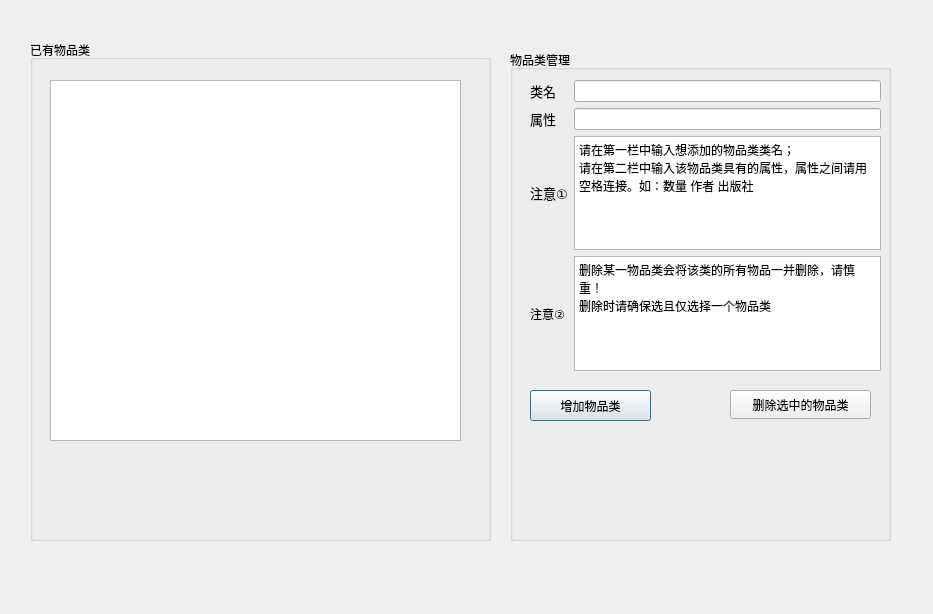
<?xml version="1.0" encoding="UTF-8"?>
<ui version="4.0">
 <class>ItemClassManage</class>
 <widget class="QDialog" name="ItemClassManage">
  <property name="geometry">
   <rect>
    <x>0</x>
    <y>0</y>
    <width>933</width>
    <height>614</height>
   </rect>
  </property>
  <property name="windowTitle">
   <string>Dialog</string>
  </property>
  <widget class="QGroupBox" name="groupBox">
   <property name="geometry">
    <rect>
     <x>30</x>
     <y>40</y>
     <width>461</width>
     <height>501</height>
    </rect>
   </property>
   <property name="title">
    <string>已有物品类</string>
   </property>
   <widget class="QTableWidget" name="classTable">
    <property name="geometry">
     <rect>
      <x>20</x>
      <y>40</y>
      <width>411</width>
      <height>361</height>
     </rect>
    </property>
   </widget>
  </widget>
  <widget class="QGroupBox" name="groupBox_2">
   <property name="geometry">
    <rect>
     <x>510</x>
     <y>50</y>
     <width>381</width>
     <height>491</height>
    </rect>
   </property>
   <property name="title">
    <string>物品类管理</string>
   </property>
   <widget class="QWidget" name="gridLayoutWidget">
    <property name="geometry">
     <rect>
      <x>20</x>
      <y>30</y>
      <width>351</width>
      <height>291</height>
     </rect>
    </property>
    <layout class="QGridLayout" name="gridLayout">
     <item row="0" column="1">
      <widget class="QLineEdit" name="className"/>
     </item>
     <item row="0" column="0">
      <widget class="QLabel" name="label">
       <property name="font">
        <font>
         <pointsize>10</pointsize>
        </font>
       </property>
       <property name="text">
        <string>类名</string>
       </property>
      </widget>
     </item>
     <item row="1" column="1">
      <widget class="QLineEdit" name="classAttr"/>
     </item>
     <item row="1" column="0">
      <widget class="QLabel" name="label_2">
       <property name="font">
        <font>
         <pointsize>10</pointsize>
        </font>
       </property>
       <property name="text">
        <string>属性</string>
       </property>
      </widget>
     </item>
     <item row="2" column="1">
      <widget class="QTextBrowser" name="textBrowser">
       <property name="html">
        <string>&lt;!DOCTYPE HTML PUBLIC &quot;-//W3C//DTD HTML 4.0//EN&quot; &quot;http://www.w3.org/TR/REC-html40/strict.dtd&quot;&gt;
&lt;html&gt;&lt;head&gt;&lt;meta name=&quot;qrichtext&quot; content=&quot;1&quot; /&gt;&lt;meta charset=&quot;utf-8&quot; /&gt;&lt;style type=&quot;text/css&quot;&gt;
p, li { white-space: pre-wrap; }
hr { height: 1px; border-width: 0; }
&lt;/style&gt;&lt;/head&gt;&lt;body style=&quot; font-family:'Microsoft YaHei UI'; font-size:9pt; font-weight:400; font-style:normal;&quot;&gt;
&lt;p style=&quot; margin-top:0px; margin-bottom:0px; margin-left:0px; margin-right:0px; -qt-block-indent:0; text-indent:0px;&quot;&gt;请在第一栏中输入想添加的物品类类名；&lt;/p&gt;
&lt;p style=&quot; margin-top:0px; margin-bottom:0px; margin-left:0px; margin-right:0px; -qt-block-indent:0; text-indent:0px;&quot;&gt;请在第二栏中输入该物品类具有的属性，属性之间请用空格连接。如：数量 作者 出版社&lt;/p&gt;&lt;/body&gt;&lt;/html&gt;</string>
       </property>
      </widget>
     </item>
     <item row="2" column="0">
      <widget class="QLabel" name="label_3">
       <property name="font">
        <font>
         <pointsize>10</pointsize>
        </font>
       </property>
       <property name="text">
        <string>注意①</string>
       </property>
      </widget>
     </item>
     <item row="3" column="0">
      <widget class="QLabel" name="label_4">
       <property name="text">
        <string>注意②</string>
       </property>
      </widget>
     </item>
     <item row="3" column="1">
      <widget class="QTextBrowser" name="textBrowser_2">
       <property name="html">
        <string>&lt;!DOCTYPE HTML PUBLIC &quot;-//W3C//DTD HTML 4.0//EN&quot; &quot;http://www.w3.org/TR/REC-html40/strict.dtd&quot;&gt;
&lt;html&gt;&lt;head&gt;&lt;meta name=&quot;qrichtext&quot; content=&quot;1&quot; /&gt;&lt;meta charset=&quot;utf-8&quot; /&gt;&lt;style type=&quot;text/css&quot;&gt;
p, li { white-space: pre-wrap; }
hr { height: 1px; border-width: 0; }
&lt;/style&gt;&lt;/head&gt;&lt;body style=&quot; font-family:'Microsoft YaHei UI'; font-size:9pt; font-weight:400; font-style:normal;&quot;&gt;
&lt;p style=&quot; margin-top:0px; margin-bottom:0px; margin-left:0px; margin-right:0px; -qt-block-indent:0; text-indent:0px;&quot;&gt;删除某一物品类会将该类的所有物品一并删除，请慎重！&lt;/p&gt;
&lt;p style=&quot; margin-top:0px; margin-bottom:0px; margin-left:0px; margin-right:0px; -qt-block-indent:0; text-indent:0px;&quot;&gt;删除时请确保选且仅选择一个物品类&lt;/p&gt;&lt;/body&gt;&lt;/html&gt;</string>
       </property>
      </widget>
     </item>
    </layout>
   </widget>
   <widget class="QPushButton" name="add_class">
    <property name="geometry">
     <rect>
      <x>20</x>
      <y>340</y>
      <width>121</width>
      <height>31</height>
     </rect>
    </property>
    <property name="text">
     <string>增加物品类</string>
    </property>
   </widget>
   <widget class="QPushButton" name="delete_class">
    <property name="geometry">
     <rect>
      <x>220</x>
      <y>340</y>
      <width>141</width>
      <height>29</height>
     </rect>
    </property>
    <property name="text">
     <string>删除选中的物品类</string>
    </property>
   </widget>
  </widget>
 </widget>
 <resources/>
 <connections/>
</ui>
